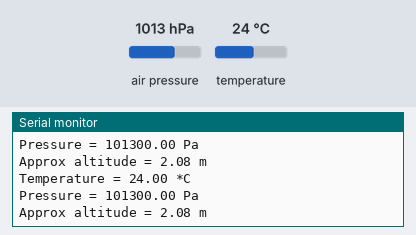
Recording of a sketch running on a simulated Arduino Uno, built with avr-gcc and run on an emulated ATmega328P. On the bench: the last lines printed to the serial monitor. Inputs (shaded band) come from the test bench; at power-on: air pressure 1013 hPa, temperature 24 °C.

Above: at 1.2 s.
1.3 s: air pressure set to 952 hPa
At 1.87 s:
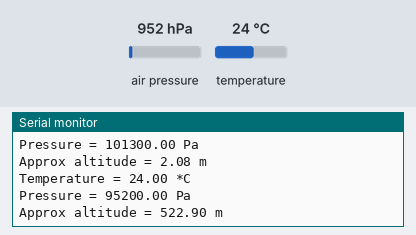
2.8 s: temperature set to 12 °C
At 3.4 s:
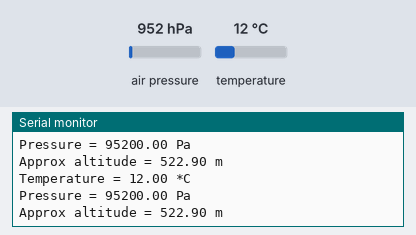
4.3 s: air pressure set to 975 hPa
At 4.94 s:
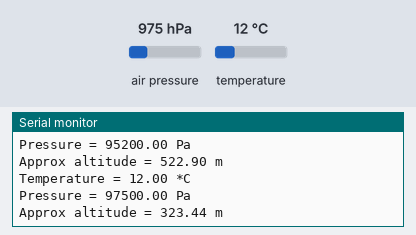
Timing chart, 0 to 7.3 s (numbered marks = the images above; inputs shaded):
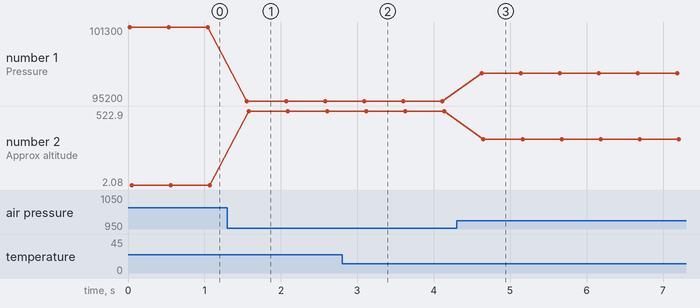

The sketch:

bmp280.ino
```cpp
#include <Wire.h> // Библиотека для работы с шиной I2C
#include <SPI.h>  // Библиотека для работы с шиной SPI
#include <Adafruit_BMP280.h> // Библиотека для работы с датчиком BMP280

// Для подключения по шине I2C
Adafruit_BMP280 bmp;

void setup() {
  Serial.begin(9600); // Для вывода отладочной информации в терминал
    if(!bmp.begin()) { // Если датчик BMP280 не найден
    Serial.println("BMP280 SENSOR ERROR"); // Выводим сообщение об ошибке
    while(1); // Переходим в бесконечный цикл
  }

  bmp.setSampling(Adafruit_BMP280::MODE_NORMAL, // Режим работы
                Adafruit_BMP280::SAMPLING_X2, // Точность изм. температуры
                Adafruit_BMP280::SAMPLING_X16, // Точность изм. давления
                Adafruit_BMP280::FILTER_X16, // Уровень фильтрации
                Adafruit_BMP280::STANDBY_MS_500); // Период просыпания, мСек
}


void loop() {
  // Выводим значение температуры
  Serial.print(F("Temperature = "));
  Serial.print(bmp.readTemperature()); // Функция измерения температуры
  Serial.println(" *C");

  // Выводим значение атмосферного давления
  Serial.print(F("Pressure = "));
  Serial.print(bmp.readPressure());  // Функция измерения атм. давления
  Serial.println(" Pa");

  // Выводим значение высоты
  Serial.print(F("Approx altitude = "));
  Serial.print(bmp.readAltitude(1013.25)); // Функция измерения высоты
  Serial.println(" m");
delay(500);
}
```

Measured:
- after the input at 1.3 s, the serial monitor: prints a new line after 0.26 s (image 1)
- after the input at 2.8 s, the serial monitor: prints a new line after 0.27 s (image 2)
- after the input at 4.3 s, the serial monitor: prints a new line after 0.33 s (image 3)
- plotted number 1: 101300 → 95200 after the input at 1.3 s, 95200 → 97500 after the input at 4.3 s
- plotted number 2: 2.08 → 522.9 after the input at 1.3 s, 522.9 → 323.44 after the input at 4.3 s
